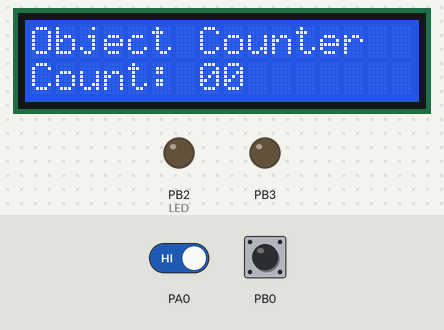
A program run on a simulated ATmega32, built with avr-gcc and emulated at 1 MHz (the files do not name the chip). On the bench: 16×2 character LCD, output pins drawn as LEDs (lit = HIGH). Wiring (inferred from the names in the program): character LCD (HD44780): RS PD6; E PD7; data PC0, PC1, PC2, PC3, PC4, PC5, PC6, PC7. The inputs (shaded band) are chosen by the test bench; at power-on: PB0 HIGH, PA0 HIGH. Pins used as bus, display or sensor lines are not drawn.

Above: at 1.2 s.
1.3 s: PB0 pulled LOW for 0.15 s
At 2.3 s:
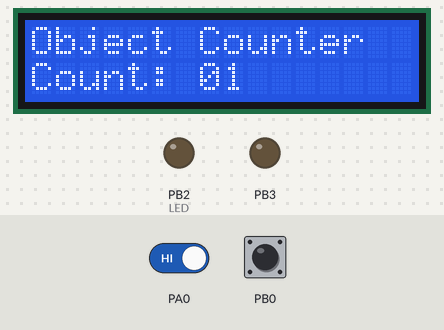
2.9 s: PB0 pulled LOW for 1 s
At 3.5 s:
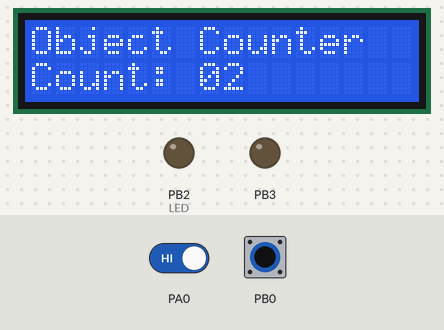
5.4 s: PA0 driven LOW
8.4 s: PB0 pulled LOW for 0.15 s
At 9.3 s:
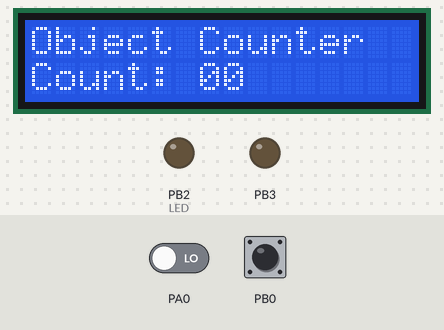
11.5 s: PB0 pulled LOW for 3.2 s
At 12.1 s:
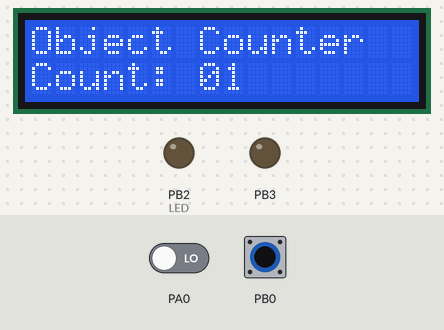
17.7 s: PB0 pulled LOW for 0.15 s
At 18.8 s:
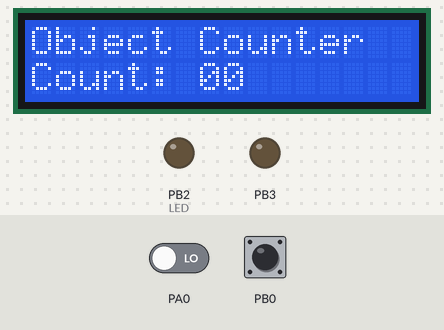
Timing chart, 0 to 20.7 s (numbered marks = the images above; inputs shaded):
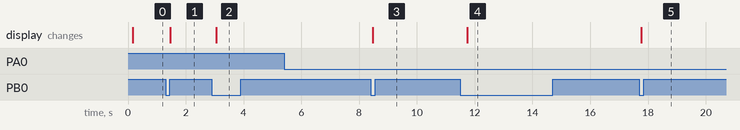

The program:

main.c
```c
#include <avr/io.h>
#define F_CPU 1000000UL
#include <util/delay.h>

#define LCD_PORT PORTC
#define LCD_DIR  DDRC
#define RS PD6  // Move RS to Port D Pin 6
#define En PD7  // Move En to Port D Pin 7

void lcd_command(unsigned char cmd) {
    LCD_PORT = cmd;             // Put command on Port C pins
    PORTD &= ~(1 << RS);        // RS = 0 (Command mode)
    PORTD |= (1 << En);         // Pulse Enable High
    _delay_ms(2);
    PORTD &= ~(1 << En);        // Pulse Enable Low
    _delay_ms(2);
}

void lcd_char(unsigned char data) {
    LCD_PORT = data;            // Put data byte on Port C pins
    PORTD |= (1 << RS);         // RS = 1 (Data mode)
    PORTD |= (1 << En);         // Pulse Enable High
    _delay_ms(2);
    PORTD &= ~(1 << En);        // Pulse Enable Low
    _delay_ms(2);
}

void lcd_init(void) {
    LCD_DIR = 0xFF;             // Set all Port C pins as outputs
    DDRD |= (1 << RS) | (1 << En); // Set control pins as outputs
    _delay_ms(50);              // Wait for LCD power-up

    lcd_command(0x38);          // 8-bit mode, 2 lines, 5x7 matrix
    lcd_command(0x0C);          // Display ON, Cursor OFF
    lcd_command(0x01);          // Clear Screen
    _delay_ms(5);
}

void lcd_print(char *str) {
    while (*str) {
        lcd_char(*str++);
    }
}

void update_display(int current_count) {
    lcd_command(0x01);          // Clear screen
    _delay_ms(5);
    lcd_print("Object Counter");
    lcd_command(0xC0);          // Move to line 2
    lcd_print("Count: ");

    lcd_char((current_count / 10) + '0');
    lcd_char((current_count % 10) + '0');
}

int main(void) {
    // Buttons, LED, and Buzzer inputs/outputs on PORTA and PORTB
    DDRB &= ~(1 << PB0);
    DDRA &= ~(1 << PA0);
    PORTB |= (1 << PB0);        // Input Pull-up
    PORTA |= (1 << PA0);        // Input Pull-up
    DDRB |= (1 << PB2) | (1 << PB3); // LED and Buzzer outputs

    int count = 0;
    lcd_init();
    update_display(count);

    while (1) {
        // Counter Button
        if ((PINB & (1 << PB0)) == 0) {
            _delay_ms(50);      // Debounce
            if ((PINB & (1 << PB0)) == 0) {
                count++;
                if (count > 99) count = 0;
                update_display(count);
                while ((PINB & (1 << PB0)) == 0); // Wait for release
            }
        }

        // Trigger Alert
        if (count >= 5) {
            PORTB |= (1 << PB2);
            PORTB |= (1 << PB3);
        }

        // Reset Button
        if ((PINA & (1 << PA0)) == 0) {
            count = 0;
            PORTB &= ~(1 << PB2);
            PORTB &= ~(1 << PB3);
            update_display(count);
        }
    }
}
```

Measured:
- after the input at 1.3 s, the display: changes after 0.16 s (image 1)
- after the input at 2.9 s, the display: changes after 0.16 s (image 2)
- after the input at 5.4 s, every drawn part: stays the same
- after the input at 8.4 s, the display: changes after 0.07 s (image 3)
- after the input at 11.5 s, the display: changes after 0.24 s (image 4)
- after the input at 17.7 s, the display: changes after 0.07 s (image 5)
